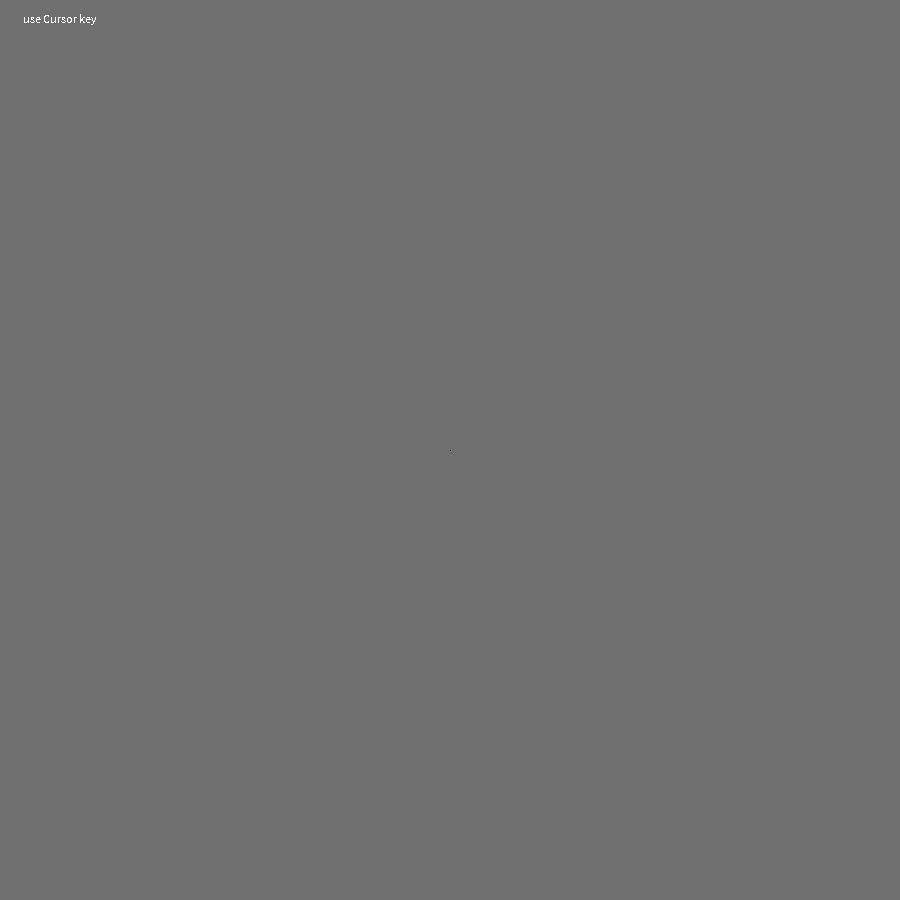
Frame 1 (no input)
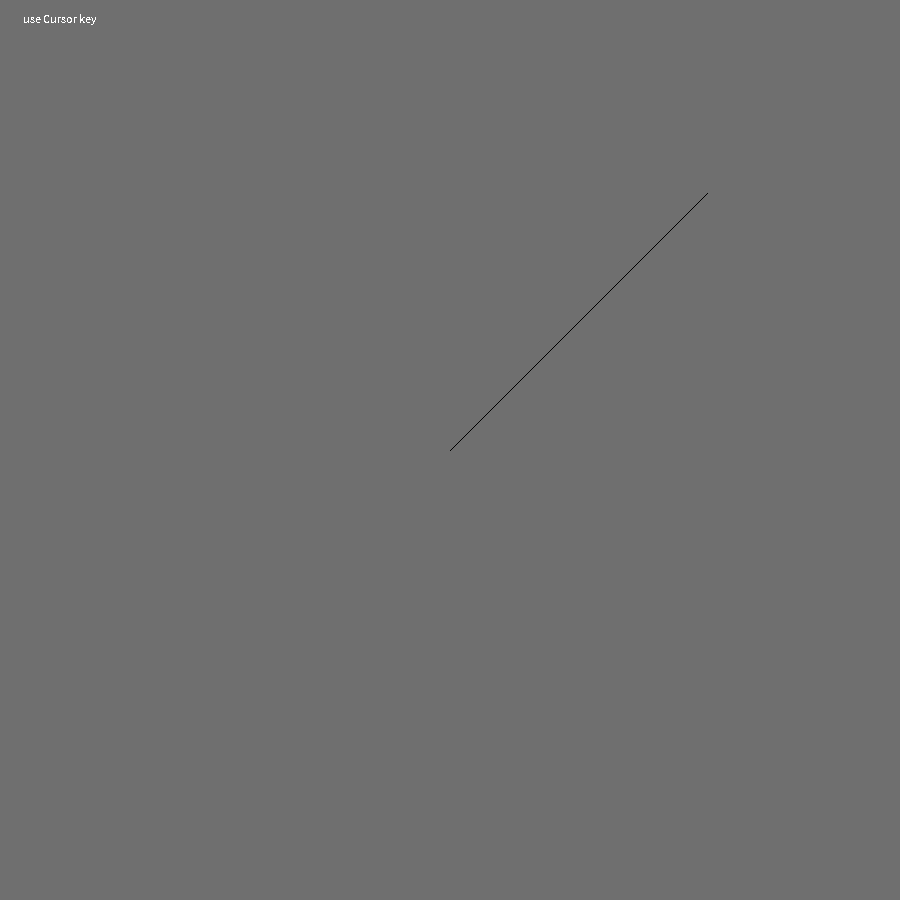
Frame 60 (the mouse pressed at the canvas centre just before this capture)
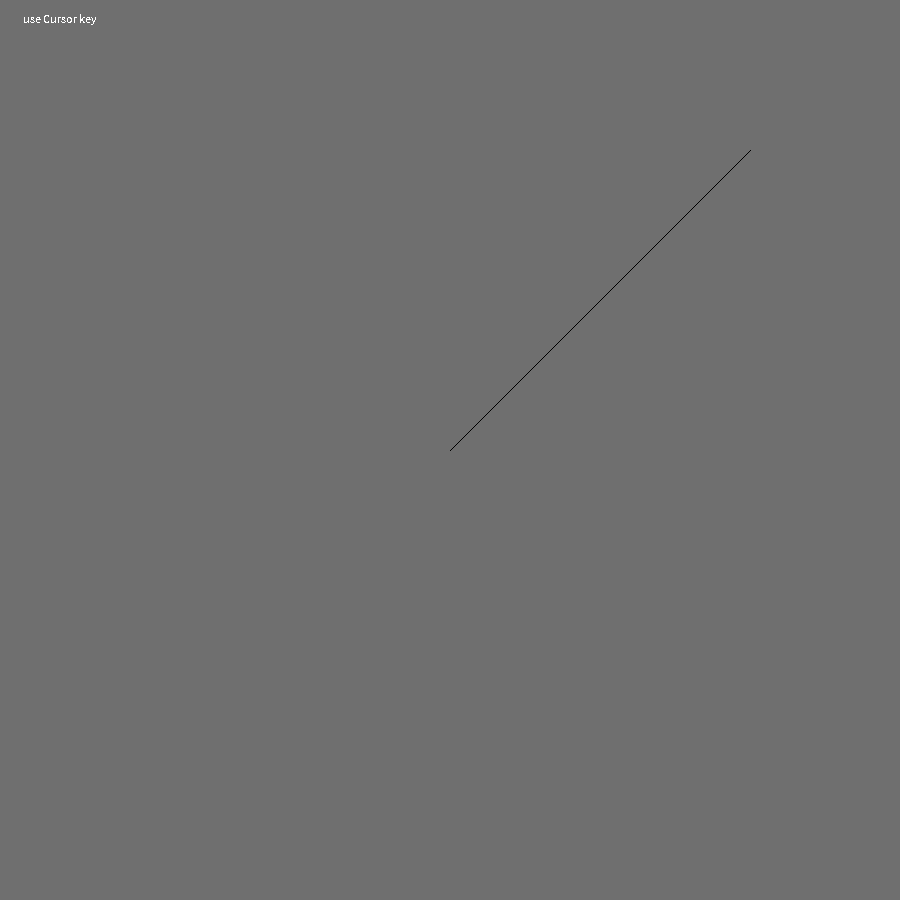
Frame 120 (the mouse held since frame 60 and released just before this capture)

The Processing sketch that drew these frames (run headless with seeded random() and noise(); from frame 60 on, the mouse is pressed at the canvas centre):

// Processing sketch: Lissajous2
// ── Lissajous2.pde

float x=0;
float xpos, ypos; 
PVector previous;

float ratio=1; // Frequence ratio / Frequenzverhältnis   
float delta=0;  // Phasenverschiebung 

void setup() {
  size (900, 900);
  background(111); 
  previous=new PVector(-1, -1);
  stroke(0);
  noSmooth();
}

void draw () {

  if (x <= 360) {
    //  
    xpos= height/3 * calculateSin(x, 0) + width / 2;
    ypos= height/2 - height/3 * calculateSin(x * abs(ratio), delta) ;

    if (previous.x!=-1)
      line (xpos, ypos, 
        previous.x, previous.y);
    else point (xpos, ypos);

    previous.set(xpos, ypos);
    // point (xpos, ypos);

    x++;
  } else {
    println ("Done");
  }

  text ("use Cursor key", 23, 23);
}

float calculateSin(float x, float d) {
  return 
    sin(radians ( x+d ));
}
//
void keyPressed() {

  // Has a valid key been pressed?   
  boolean validkey = true; 

  switch(keyCode) {
  case LEFT:
    ratio-=1; 
    break;
  case RIGHT:
    ratio+=1; 
    break;

  case UP:
    delta+=45; 
    break;
  case DOWN:
    ratio-=45; 
    break;

  default:
    validkey=false; 
    break;
  }

  // Has a valid key been pressed? 
  if (validkey) {
    // Yes
    // reset 
    x=0;
    background(111); 
    previous=new PVector(-1, -1);

    println("ratio: "
      +ratio
      +"; delta "
      +delta);
  }
  //
}
//
